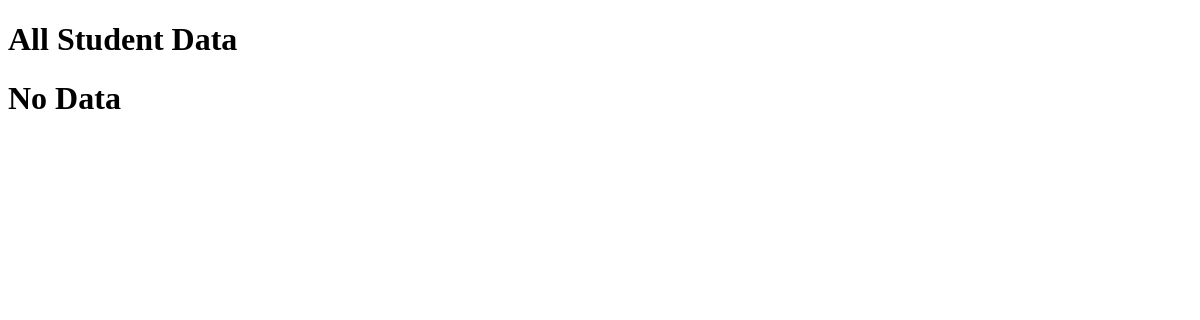
Before: /student/all/ with the older database file.
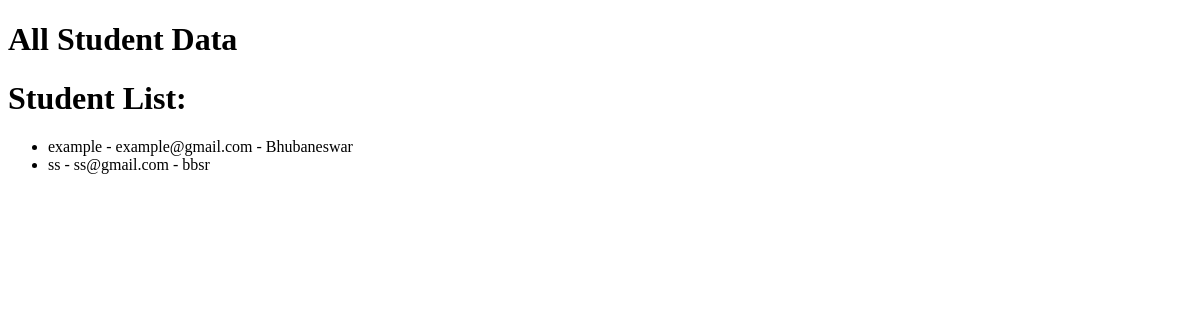
After: the same page with the newer database file.
### student/models.py (models this page shows)
class Profile(models.Model):
    name = models.CharField(max_length = 70)
    email = models.EmailField(max_length = 255)
    city = models.CharField(max_length = 70)
    roll = models.IntegerField()
    state = models.CharField(max_length = 70)
    comment = models.CharField(max_length=70,default='nothing')

### student/views.py (the view)
# urls.py: path('all/',all_data,name='all'),
def all_data(req):
    all_students = Profile.objects.all()
    print(all_students)
    return render(req,'student/all.html',{'students':all_students})

### student/templates/student/all.html (shortened to what this page needs)
<!DOCTYPE html>
<html>
    <head>
    </head>
    <body>
        <h1>All Student Data </h1>
        {%if students%}
            <h1>Student List:</h1>
            <ul>
                {% for student in students%}
                    <li>{{student.name}} - {{student.email}} - {{student.city}}</li>
                {% endfor %}
            </ul>
        {% else %}
            <h1>No Data </h1>
        {% endif %}
    </body>
</html>

Changed rows visible on the page:
added Profile: name "example", email "example@gmail.com", city "Bhubaneswar"
added Profile: name "ss", email "ss@gmail.com", city "bbsr"
Other visible differences:
text no longer shown: "No Data"
text now shown: "Student List:"
